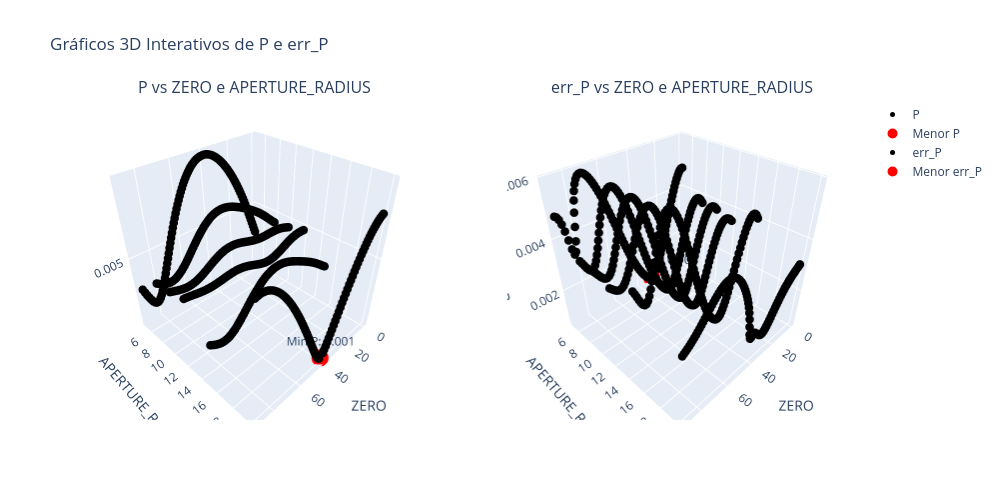
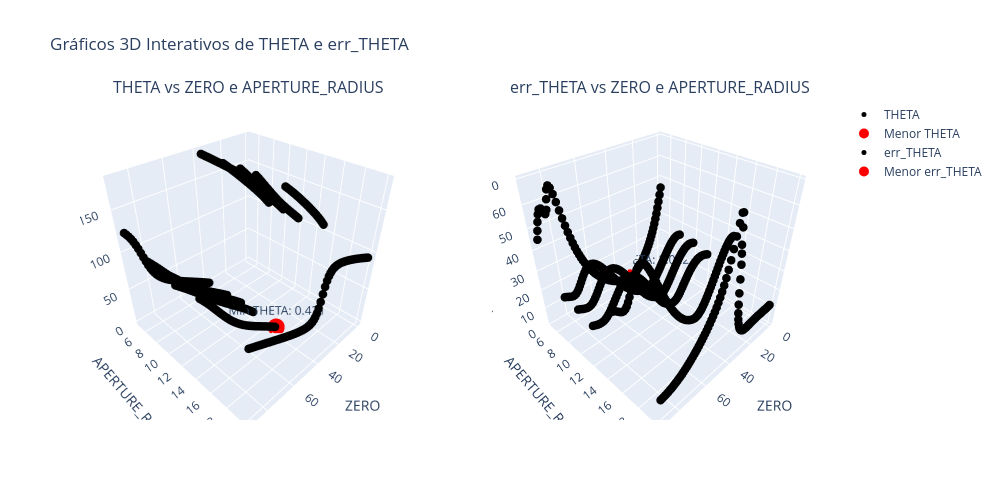
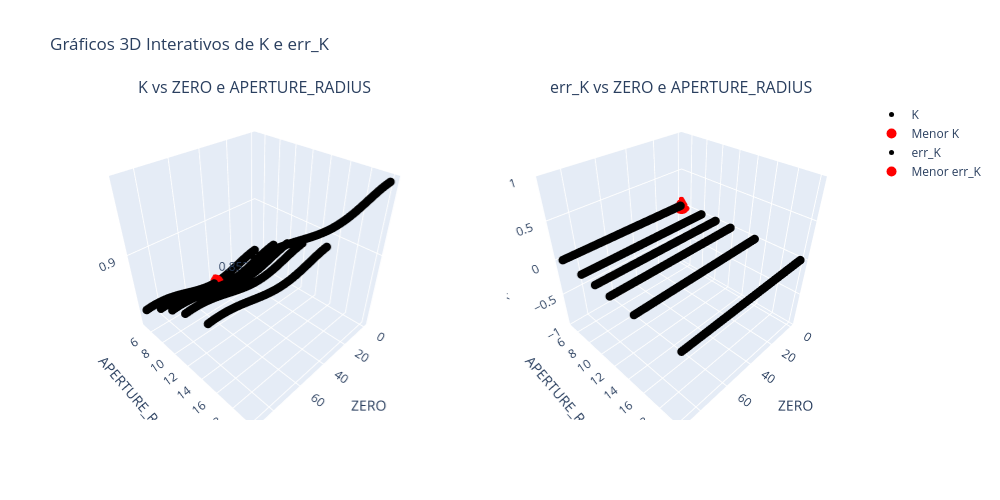
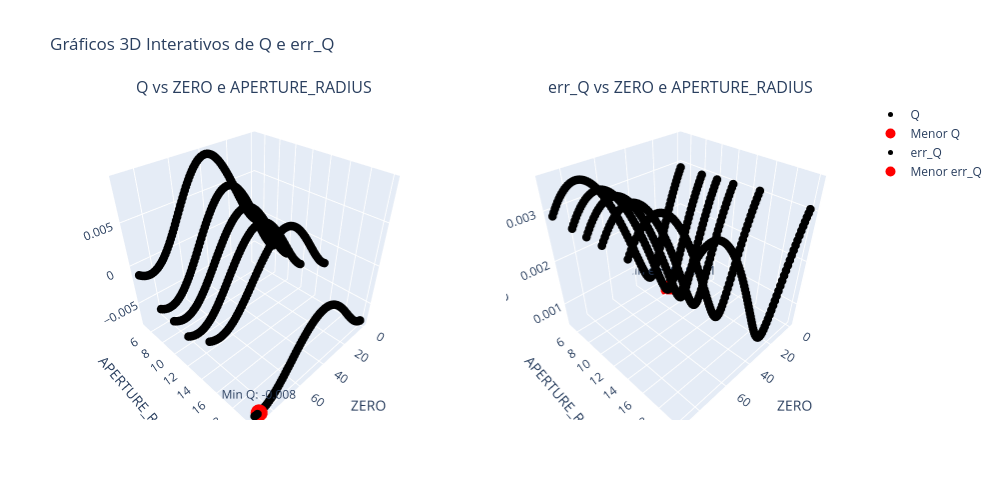

Notebook code for these charts, in order:
### Code cell
# Lista de variáveis que queremos analisar
variables = ["P", "THETA", "K", "Q", "U", "V"]

# Criar gráficos para cada variável
for var in variables:
    # Criando listas para armazenar os dados
    values = []
    errors = []
    zero_values = []
    aper_values = []

    # Percorrendo a matriz 3D para coletar os dados
    for j in range(len(range_aper)):
        for i in range(len(range_zero)):
            value = produto3D[j][i][var].nominal  # Valor principal
            error = produto3D[j][i][var].std_dev  # Desvio padrão
            zero = produto3D[j][i]['ZERO'].nominal
            aper = produto3D[j][i]['APERTURE_RADIUS']
            
            values.append(value)
            errors.append(error)
            zero_values.append(zero)
            aper_values.append(aper)

    # Encontrando os menores valores
    min_value_index = np.argmin(values)
    min_value = values[min_value_index]
    min_value_zero = zero_values[min_value_index]
    min_value_aper = aper_values[min_value_index]

    min_error_index = np.argmin(errors)
    min_error = errors[min_error_index]
    min_error_zero = zero_values[min_error_index]
    min_error_aper = aper_values[min_error_index]

    # Exibir os valores mínimos encontrados
    print(f"Menor {var} encontrado: {min_value:.3f}")
    print(f"ZERO correspondente: {min_value_zero:.3f}")
    print(f"APERTURE_RADIUS correspondente: {min_value_aper:.3f}\n")

    print(f"Menor err_{var} encontrado: {min_error:.3f}")
    print(f"ZERO correspondente: {min_error_zero:.3f}")
    print(f"APERTURE_RADIUS correspondente: {min_error_aper:.3f}\n")

    # Criando o layout de múltiplos gráficos
    fig = make_subplots(
        rows=1, cols=2,
        specs=[[{"type": "scatter3d"}, {"type": "scatter3d"}]],  # Definição dos gráficos 3D
        subplot_titles=[f"{var} vs ZERO e APERTURE_RADIUS", f"err_{var} vs ZERO e APERTURE_RADIUS"]
    )

    # Adicionando o gráfico da variável
    fig.add_trace(go.Scatter3d(
        x=zero_values, y=aper_values, z=values,
        mode='markers',
        marker=dict(size=5, color='black'),
        name=f'{var}'
    ), row=1, col=1)

    # Destacando o menor valor da variável
    fig.add_trace(go.Scatter3d(
        x=[min_value_zero], y=[min_value_aper], z=[min_value],
        mode='markers+text',
        marker=dict(size=10, color='red'),
        text=[f"Min {var}: {min_value:.3f}"],
        textposition="top center",
        name=f'Menor {var}'
    ), row=1, col=1)

    # Adicionando o gráfico do erro da variável
    fig.add_trace(go.Scatter3d(
        x=zero_values, y=aper_values, z=errors,
        mode='markers',
        marker=dict(size=5, color='black'),
        name=f'err_{var}'
    ), row=1, col=2)

    # Destacando o menor valor do erro
    fig.add_trace(go.Scatter3d(
        x=[min_error_zero], y=[min_error_aper], z=[min_error],
        mode='markers+text',
        marker=dict(size=10, color='red'),
        text=[f"Min err_{var}: {min_error:.3f}"],
        textposition="top center",
        name=f'Menor err_{var}'
    ), row=1, col=2)

    # Ajustando os rótulos e o tamanho do gráfico
    fig.update_layout(
        title=f"Gráficos 3D Interativos de {var} e err_{var}",
        width=1000,  # Aumenta a largura para caber os dois gráficos
        height=500,  # Ajusta a altura
        scene=dict(
            xaxis_title="ZERO",
            yaxis_title="APERTURE_RADIUS",
            zaxis_title=f"{var}"
        ),
        scene2=dict(
            xaxis_title="ZERO",
            yaxis_title="APERTURE_RADIUS",
            zaxis_title=f"err_{var}"
        )
    )

    # Exibir o gráfico interativo
    fig.show()

### Figure 1 — Plotly figure (JSON) as saved in the notebook; plotly's stock layout.template omitted (floating-point values rounded to 4 significant figures; data arrays with more than 128 entries replaced by an {"elided": "..."} marker saying what was removed)
{"data": [{"marker": {"color": "black", "size": 5}, "mode": "markers", "name": "P", "scene": "scene", "type": "scatter3d", "x": {"elided": "1547 int values"}, "y": {"elided": "1547 int values"}, "z": {"elided": "1547 float values"}}, {"marker": {"color": "red", "size": 10}, "mode": "markers+text", "name": "Menor P", "scene": "scene", "text": ["Min P: 0.001"], "textposition": "top center", "type": "scatter3d", "x": [40], "y": [20], "z": [0.0007483]}, {"marker": {"color": "black", "size": 5}, "mode": "markers", "name": "err_P", "scene": "scene2", "type": "scatter3d", "x": {"elided": "1547 int values"}, "y": {"elided": "1547 int values"}, "z": {"elided": "1547 float values"}}, {"marker": {"color": "red", "size": 10}, "mode": "markers+text", "name": "Menor err_P", "scene": "scene2", "text": ["Min err_P: 0.001"], "textposition": "top center", "type": "scatter3d", "x": [30], "y": [5], "z": [0.0006156]}], "layout": {"annotations": [{"font": {"size": 16}, "showarrow": false, "text": "P vs ZERO e APERTURE_RADIUS", "x": 0.225, "xanchor": "center", "xref": "paper", "y": 1, "yanchor": "bottom", "yref": "paper"}, {"font": {"size": 16}, "showarrow": false, "text": "err_P vs ZERO e APERTURE_RADIUS", "x": 0.775, "xanchor": "center", "xref": "paper", "y": 1, "yanchor": "bottom", "yref": "paper"}], "height": 500, "scene": {"domain": {"x": [0, 0.45], "y": [0, 1]}, "xaxis": {"title": {"text": "ZERO"}}, "yaxis": {"title": {"text": "APERTURE_RADIUS"}}, "zaxis": {"title": {"text": "P"}}}, "scene2": {"domain": {"x": [0.55, 1], "y": [0, 1]}, "xaxis": {"title": {"text": "ZERO"}}, "yaxis": {"title": {"text": "APERTURE_RADIUS"}}, "zaxis": {"title": {"text": "err_P"}}}, "title": {"text": "Gráficos 3D Interativos de P e err_P"}, "width": 1000}}

### Figure 2 — Plotly figure (JSON) as saved in the notebook; plotly's stock layout.template omitted (floating-point values rounded to 4 significant figures; data arrays with more than 128 entries replaced by an {"elided": "..."} marker saying what was removed)
{"data": [{"marker": {"color": "black", "size": 5}, "mode": "markers", "name": "THETA", "scene": "scene", "type": "scatter3d", "x": {"elided": "1547 int values"}, "y": {"elided": "1547 int values"}, "z": {"elided": "1547 float values"}}, {"marker": {"color": "red", "size": 10}, "mode": "markers+text", "name": "Menor THETA", "scene": "scene", "text": ["Min THETA: 0.431"], "textposition": "top center", "type": "scatter3d", "x": [37], "y": [15], "z": [0.4306]}, {"marker": {"color": "black", "size": 5}, "mode": "markers", "name": "err_THETA", "scene": "scene2", "type": "scatter3d", "x": {"elided": "1547 int values"}, "y": {"elided": "1547 int values"}, "z": {"elided": "1547 float values"}}, {"marker": {"color": "red", "size": 10}, "mode": "markers+text", "name": "Menor err_THETA", "scene": "scene2", "text": ["Min err_THETA: 2.022"], "textposition": "top center", "type": "scatter3d", "x": [30], "y": [5], "z": [2.022]}], "layout": {"annotations": [{"font": {"size": 16}, "showarrow": false, "text": "THETA vs ZERO e APERTURE_RADIUS", "x": 0.225, "xanchor": "center", "xref": "paper", "y": 1, "yanchor": "bottom", "yref": "paper"}, {"font": {"size": 16}, "showarrow": false, "text": "err_THETA vs ZERO e APERTURE_RADIUS", "x": 0.775, "xanchor": "center", "xref": "paper", "y": 1, "yanchor": "bottom", "yref": "paper"}], "height": 500, "scene": {"domain": {"x": [0, 0.45], "y": [0, 1]}, "xaxis": {"title": {"text": "ZERO"}}, "yaxis": {"title": {"text": "APERTURE_RADIUS"}}, "zaxis": {"title": {"text": "THETA"}}}, "scene2": {"domain": {"x": [0.55, 1], "y": [0, 1]}, "xaxis": {"title": {"text": "ZERO"}}, "yaxis": {"title": {"text": "APERTURE_RADIUS"}}, "zaxis": {"title": {"text": "err_THETA"}}}, "title": {"text": "Gráficos 3D Interativos de THETA e err_THETA"}, "width": 1000}}

### Figure 3 — Plotly figure (JSON) as saved in the notebook; plotly's stock layout.template omitted (floating-point values rounded to 4 significant figures; data arrays with more than 128 entries replaced by an {"elided": "..."} marker saying what was removed)
{"data": [{"marker": {"color": "black", "size": 5}, "mode": "markers", "name": "K", "scene": "scene", "type": "scatter3d", "x": {"elided": "1547 int values"}, "y": {"elided": "1547 int values"}, "z": {"elided": "1547 float values"}}, {"marker": {"color": "red", "size": 10}, "mode": "markers+text", "name": "Menor K", "scene": "scene", "text": ["Min K: 0.853"], "textposition": "top center", "type": "scatter3d", "x": [38], "y": [5], "z": [0.8529]}, {"marker": {"color": "black", "size": 5}, "mode": "markers", "name": "err_K", "scene": "scene2", "type": "scatter3d", "x": {"elided": "1547 int values"}, "y": {"elided": "1547 int values"}, "z": {"elided": "1547 int values"}}, {"marker": {"color": "red", "size": 10}, "mode": "markers+text", "name": "Menor err_K", "scene": "scene2", "text": ["Min err_K: 0.000"], "textposition": "top center", "type": "scatter3d", "x": [0], "y": [5], "z": [0]}], "layout": {"annotations": [{"font": {"size": 16}, "showarrow": false, "text": "K vs ZERO e APERTURE_RADIUS", "x": 0.225, "xanchor": "center", "xref": "paper", "y": 1, "yanchor": "bottom", "yref": "paper"}, {"font": {"size": 16}, "showarrow": false, "text": "err_K vs ZERO e APERTURE_RADIUS", "x": 0.775, "xanchor": "center", "xref": "paper", "y": 1, "yanchor": "bottom", "yref": "paper"}], "height": 500, "scene": {"domain": {"x": [0, 0.45], "y": [0, 1]}, "xaxis": {"title": {"text": "ZERO"}}, "yaxis": {"title": {"text": "APERTURE_RADIUS"}}, "zaxis": {"title": {"text": "K"}}}, "scene2": {"domain": {"x": [0.55, 1], "y": [0, 1]}, "xaxis": {"title": {"text": "ZERO"}}, "yaxis": {"title": {"text": "APERTURE_RADIUS"}}, "zaxis": {"title": {"text": "err_K"}}}, "title": {"text": "Gráficos 3D Interativos de K e err_K"}, "width": 1000}}

### Figure 4 — Plotly figure (JSON) as saved in the notebook; plotly's stock layout.template omitted (floating-point values rounded to 4 significant figures; data arrays with more than 128 entries replaced by an {"elided": "..."} marker saying what was removed)
{"data": [{"marker": {"color": "black", "size": 5}, "mode": "markers", "name": "Q", "scene": "scene", "type": "scatter3d", "x": {"elided": "1547 int values"}, "y": {"elided": "1547 int values"}, "z": {"elided": "1547 float values"}}, {"marker": {"color": "red", "size": 10}, "mode": "markers+text", "name": "Menor Q", "scene": "scene", "text": ["Min Q: -0.008"], "textposition": "top center", "type": "scatter3d", "x": [87], "y": [20], "z": [-0.007608]}, {"marker": {"color": "black", "size": 5}, "mode": "markers", "name": "err_Q", "scene": "scene2", "type": "scatter3d", "x": {"elided": "1547 int values"}, "y": {"elided": "1547 int values"}, "z": {"elided": "1547 float values"}}, {"marker": {"color": "red", "size": 10}, "mode": "markers+text", "name": "Menor err_Q", "scene": "scene2", "text": ["Min err_Q: 0.001"], "textposition": "top center", "type": "scatter3d", "x": [29], "y": [8], "z": [0.0005512]}], "layout": {"annotations": [{"font": {"size": 16}, "showarrow": false, "text": "Q vs ZERO e APERTURE_RADIUS", "x": 0.225, "xanchor": "center", "xref": "paper", "y": 1, "yanchor": "bottom", "yref": "paper"}, {"font": {"size": 16}, "showarrow": false, "text": "err_Q vs ZERO e APERTURE_RADIUS", "x": 0.775, "xanchor": "center", "xref": "paper", "y": 1, "yanchor": "bottom", "yref": "paper"}], "height": 500, "scene": {"domain": {"x": [0, 0.45], "y": [0, 1]}, "xaxis": {"title": {"text": "ZERO"}}, "yaxis": {"title": {"text": "APERTURE_RADIUS"}}, "zaxis": {"title": {"text": "Q"}}}, "scene2": {"domain": {"x": [0.55, 1], "y": [0, 1]}, "xaxis": {"title": {"text": "ZERO"}}, "yaxis": {"title": {"text": "APERTURE_RADIUS"}}, "zaxis": {"title": {"text": "err_Q"}}}, "title": {"text": "Gráficos 3D Interativos de Q e err_Q"}, "width": 1000}}
